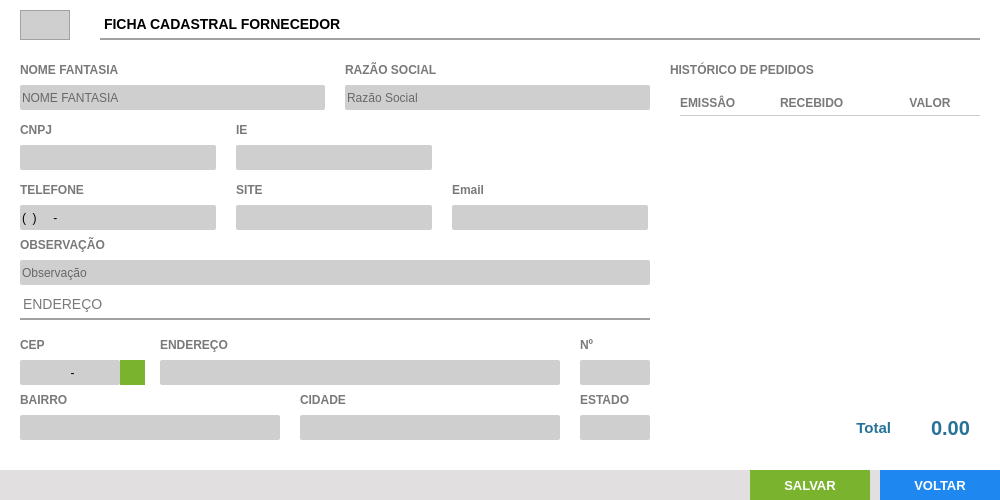
<?xml version="1.0" encoding="UTF-8"?>
<ui version="4.0">
 <class>ct_FormFornecedor</class>
 <widget class="QFrame" name="ct_FormFornecedor">
  <property name="geometry">
   <rect>
    <x>0</x>
    <y>0</y>
    <width>1000</width>
    <height>500</height>
   </rect>
  </property>
  <property name="windowTitle">
   <string>Frame</string>
  </property>
  <property name="frameShape">
   <enum>QFrame::StyledPanel</enum>
  </property>
  <property name="frameShadow">
   <enum>QFrame::Raised</enum>
  </property>
  <widget class="QFrame" name="fr_FormFornecedor">
   <property name="geometry">
    <rect>
     <x>0</x>
     <y>0</y>
     <width>1000</width>
     <height>500</height>
    </rect>
   </property>
   <property name="styleSheet">
    <string notr="true">background: #FFF;
border: none</string>
   </property>
   <widget class="QLabel" name="lb_FormFornecedor">
    <property name="geometry">
     <rect>
      <x>100</x>
      <y>10</y>
      <width>880</width>
      <height>30</height>
     </rect>
    </property>
    <property name="styleSheet">
     <string notr="true">QLabel{
font-size: 14px;
font-family: &quot;Arial&quot;;
font-weight: bold;

border-bottom: 2px solid #A2A2A2
}</string>
    </property>
    <property name="text">
     <string>FICHA CADASTRAL FORNECEDOR</string>
    </property>
   </widget>
   <widget class="QLineEdit" name="tx_Id">
    <property name="enabled">
     <bool>false</bool>
    </property>
    <property name="geometry">
     <rect>
      <x>20</x>
      <y>10</y>
      <width>50</width>
      <height>30</height>
     </rect>
    </property>
    <property name="styleSheet">
     <string notr="true">QLineEdit{
background: #CFCFCF;
border: 1px solid #A2A2A2;
color: #000;
font-size: 14px;
font-family: &quot;Arial&quot;;
font-weight: bold;

}</string>
    </property>
    <property name="text">
     <string/>
    </property>
    <property name="alignment">
     <set>Qt::AlignCenter</set>
    </property>
   </widget>
   <widget class="QLabel" name="lb_FormFornecedor_2">
    <property name="geometry">
     <rect>
      <x>20</x>
      <y>60</y>
      <width>150</width>
      <height>20</height>
     </rect>
    </property>
    <property name="styleSheet">
     <string notr="true">QLabel{
font-size: 12px;
font-family: &quot;Arial Unicode MS&quot;;
font-weight: bold;
color: #797979
}</string>
    </property>
    <property name="text">
     <string>NOME FANTASIA</string>
    </property>
   </widget>
   <widget class="QLineEdit" name="tx_NomeFantasia">
    <property name="geometry">
     <rect>
      <x>20</x>
      <y>85</y>
      <width>305</width>
      <height>25</height>
     </rect>
    </property>
    <property name="focusPolicy">
     <enum>Qt::WheelFocus</enum>
    </property>
    <property name="styleSheet">
     <string notr="true">QLineEdit{
background: #CFCFCF;
border-radius: 2px;
color: #000;
font: 13px &quot;Arial&quot; ;
text-transform: uppercase;
}
QLineEdit:Focus {
border: 1px solid red;
}</string>
    </property>
    <property name="placeholderText">
     <string>NOME FANTASIA</string>
    </property>
   </widget>
   <widget class="QLabel" name="lb_FormFornecedor_3">
    <property name="geometry">
     <rect>
      <x>20</x>
      <y>120</y>
      <width>190</width>
      <height>20</height>
     </rect>
    </property>
    <property name="styleSheet">
     <string notr="true">QLabel{
font-size: 12px;
font-family: &quot;Arial Unicode MS&quot;;
font-weight: bold;
color: #797979
}</string>
    </property>
    <property name="text">
     <string>CNPJ</string>
    </property>
   </widget>
   <widget class="QLabel" name="lb_FormFornecedor_4">
    <property name="geometry">
     <rect>
      <x>236</x>
      <y>120</y>
      <width>190</width>
      <height>20</height>
     </rect>
    </property>
    <property name="styleSheet">
     <string notr="true">QLabel{
font-size: 12px;
font-family: &quot;Arial Unicode MS&quot;;
font-weight: bold;
color: #797979
}</string>
    </property>
    <property name="text">
     <string>IE</string>
    </property>
   </widget>
   <widget class="QLabel" name="lb_FormFornecedor_5">
    <property name="geometry">
     <rect>
      <x>20</x>
      <y>180</y>
      <width>196</width>
      <height>20</height>
     </rect>
    </property>
    <property name="styleSheet">
     <string notr="true">QLabel{
font-size: 12px;
font-family: &quot;Arial Unicode MS&quot;;
font-weight: bold;
color: #797979
}</string>
    </property>
    <property name="text">
     <string>TELEFONE </string>
    </property>
   </widget>
   <widget class="QLineEdit" name="tx_Telefone">
    <property name="geometry">
     <rect>
      <x>20</x>
      <y>205</y>
      <width>196</width>
      <height>25</height>
     </rect>
    </property>
    <property name="focusPolicy">
     <enum>Qt::WheelFocus</enum>
    </property>
    <property name="styleSheet">
     <string notr="true">QLineEdit{
background: #CFCFCF;
border-radius: 2px;
color: #000;
font: 13px &quot;Arial&quot; 
}
QLineEdit:Focus {
border: 1px solid red;
}</string>
    </property>
    <property name="inputMask">
     <string>(00) 0000-0000</string>
    </property>
    <property name="text">
     <string>() -</string>
    </property>
    <property name="placeholderText">
     <string/>
    </property>
   </widget>
   <widget class="QLineEdit" name="tx_InscEstadual">
    <property name="geometry">
     <rect>
      <x>236</x>
      <y>145</y>
      <width>196</width>
      <height>25</height>
     </rect>
    </property>
    <property name="focusPolicy">
     <enum>Qt::WheelFocus</enum>
    </property>
    <property name="styleSheet">
     <string notr="true">QLineEdit{
background: #CFCFCF;
border-radius: 2px;
color: #000;
font: 13px &quot;Arial&quot; 
}
QLineEdit:Focus {
border: 1px solid red;
}</string>
    </property>
    <property name="placeholderText">
     <string/>
    </property>
   </widget>
   <widget class="QLineEdit" name="tx_Obs">
    <property name="geometry">
     <rect>
      <x>20</x>
      <y>260</y>
      <width>630</width>
      <height>25</height>
     </rect>
    </property>
    <property name="focusPolicy">
     <enum>Qt::WheelFocus</enum>
    </property>
    <property name="styleSheet">
     <string notr="true">QLineEdit{
background: #CFCFCF;
border-radius: 2px;
color: #000;
font: 13px &quot;Arial&quot; ;
text-transform: uppercase
}
QLineEdit:Focus {
border: 1px solid red;
}</string>
    </property>
    <property name="placeholderText">
     <string>Observação</string>
    </property>
   </widget>
   <widget class="QLabel" name="lb_FormFornecedor_7">
    <property name="geometry">
     <rect>
      <x>20</x>
      <y>235</y>
      <width>150</width>
      <height>20</height>
     </rect>
    </property>
    <property name="styleSheet">
     <string notr="true">QLabel{
font-size: 12px;
font-family: &quot;Arial Unicode MS&quot;;
font-weight: bold;
color: #797979
}</string>
    </property>
    <property name="text">
     <string>OBSERVAÇÃO</string>
    </property>
   </widget>
   <widget class="QLabel" name="lb_FormFornecedor_8">
    <property name="geometry">
     <rect>
      <x>20</x>
      <y>290</y>
      <width>630</width>
      <height>30</height>
     </rect>
    </property>
    <property name="styleSheet">
     <string notr="true">QLabel{
font-size: 14px;
font-family: &quot;Arial&quot;;
font-weight: normal;

border-bottom: 2px solid #A2A2A2;
color: #797979
}</string>
    </property>
    <property name="text">
     <string>ENDEREÇO</string>
    </property>
   </widget>
   <widget class="QTableWidget" name="tb_Historico">
    <property name="geometry">
     <rect>
      <x>680</x>
      <y>90</y>
      <width>310</width>
      <height>320</height>
     </rect>
    </property>
    <property name="styleSheet">
     <string notr="true">QTableView{
color: #797979;
font-family: &quot;Arial&quot;;
font-weight: bold;
font-size: 12px;
background: #FFF;
}
QHeaderView:section{
background: #FFF;
font-size: 12px;
font-family: &quot;Arial&quot;;
font-weight: bold;
color: #797979;
border: none;
border-bottom: 1px solid #CCC;
height: 25px;
}
</string>
    </property>
    <property name="verticalScrollBarPolicy">
     <enum>Qt::ScrollBarAlwaysOff</enum>
    </property>
    <property name="horizontalScrollBarPolicy">
     <enum>Qt::ScrollBarAlwaysOff</enum>
    </property>
    <property name="showGrid">
     <bool>false</bool>
    </property>
    <attribute name="verticalHeaderVisible">
     <bool>false</bool>
    </attribute>
    <attribute name="verticalHeaderHighlightSections">
     <bool>false</bool>
    </attribute>
    <column>
     <property name="text">
      <string>EMISSÂO</string>
     </property>
     <property name="textAlignment">
      <set>AlignLeading|AlignVCenter</set>
     </property>
    </column>
    <column>
     <property name="text">
      <string>RECEBIDO</string>
     </property>
     <property name="textAlignment">
      <set>AlignLeading|AlignVCenter</set>
     </property>
    </column>
    <column>
     <property name="text">
      <string>VALOR</string>
     </property>
    </column>
   </widget>
   <widget class="QLabel" name="lb_FormFornecedor_9">
    <property name="geometry">
     <rect>
      <x>670</x>
      <y>60</y>
      <width>310</width>
      <height>20</height>
     </rect>
    </property>
    <property name="styleSheet">
     <string notr="true">QLabel{
font-size: 12px;
font-family: &quot;Arial Unicode MS&quot;;
font-weight: bold;
color: #797979
}</string>
    </property>
    <property name="text">
     <string>HISTÓRICO DE PEDIDOS</string>
    </property>
   </widget>
   <widget class="QLineEdit" name="tx_Cep">
    <property name="geometry">
     <rect>
      <x>20</x>
      <y>360</y>
      <width>100</width>
      <height>25</height>
     </rect>
    </property>
    <property name="focusPolicy">
     <enum>Qt::WheelFocus</enum>
    </property>
    <property name="styleSheet">
     <string notr="true">QLineEdit{
background: #CFCFCF;
border-radius: 2px;
color: #000;
font: 13px &quot;Arial&quot; ;
text-transform: uppercase
}
QLineEdit:Focus {
border: 1px solid red;
}</string>
    </property>
    <property name="inputMask">
     <string>99999-999</string>
    </property>
    <property name="alignment">
     <set>Qt::AlignCenter</set>
    </property>
    <property name="placeholderText">
     <string>123456789</string>
    </property>
   </widget>
   <widget class="QLabel" name="lb_FormFornecedor_10">
    <property name="geometry">
     <rect>
      <x>20</x>
      <y>335</y>
      <width>50</width>
      <height>20</height>
     </rect>
    </property>
    <property name="styleSheet">
     <string notr="true">QLabel{
font-size: 12px;
font-family: &quot;Arial Unicode MS&quot;;
font-weight: bold;
color: #797979
}</string>
    </property>
    <property name="text">
     <string>CEP</string>
    </property>
   </widget>
   <widget class="QFrame" name="fr_BotoesFormFornecedor">
    <property name="geometry">
     <rect>
      <x>0</x>
      <y>470</y>
      <width>1000</width>
      <height>30</height>
     </rect>
    </property>
    <property name="styleSheet">
     <string notr="true">background:#E1DFE0;
border: none;</string>
    </property>
    <widget class="QPushButton" name="bt_Voltar">
     <property name="geometry">
      <rect>
       <x>880</x>
       <y>0</y>
       <width>120</width>
       <height>30</height>
      </rect>
     </property>
     <property name="font">
      <font>
       <family>Tahoma</family>
       <pointsize>10</pointsize>
       <weight>75</weight>
       <bold>true</bold>
      </font>
     </property>
     <property name="cursor">
      <cursorShape>PointingHandCursor</cursorShape>
     </property>
     <property name="focusPolicy">
      <enum>Qt::NoFocus</enum>
     </property>
     <property name="contextMenuPolicy">
      <enum>Qt::ActionsContextMenu</enum>
     </property>
     <property name="styleSheet">
      <string notr="true">QPushButton {
background-color: #1E87F0;
color: #FFF
 }
QPushButton:hover{
background-color: #40a286
}</string>
     </property>
     <property name="text">
      <string>VOLTAR</string>
     </property>
     <property name="iconSize">
      <size>
       <width>75</width>
       <height>35</height>
      </size>
     </property>
    </widget>
    <widget class="QPushButton" name="bt_Salvar">
     <property name="geometry">
      <rect>
       <x>750</x>
       <y>0</y>
       <width>120</width>
       <height>30</height>
      </rect>
     </property>
     <property name="font">
      <font>
       <family>Tahoma</family>
       <pointsize>10</pointsize>
       <weight>75</weight>
       <bold>true</bold>
      </font>
     </property>
     <property name="cursor">
      <cursorShape>PointingHandCursor</cursorShape>
     </property>
     <property name="focusPolicy">
      <enum>Qt::NoFocus</enum>
     </property>
     <property name="contextMenuPolicy">
      <enum>Qt::ActionsContextMenu</enum>
     </property>
     <property name="styleSheet">
      <string notr="true">QPushButton {
background-color: #7AB32E;
color: #FFF
 }
QPushButton:hover{
background-color: #40a286
}</string>
     </property>
     <property name="text">
      <string>SALVAR</string>
     </property>
     <property name="iconSize">
      <size>
       <width>75</width>
       <height>35</height>
      </size>
     </property>
    </widget>
   </widget>
   <widget class="QLabel" name="lb_FormFornecedor_21">
    <property name="geometry">
     <rect>
      <x>345</x>
      <y>60</y>
      <width>150</width>
      <height>20</height>
     </rect>
    </property>
    <property name="styleSheet">
     <string notr="true">QLabel{
font-size: 12px;
font-family: &quot;Arial Unicode MS&quot;;
font-weight: bold;
color: #797979
}</string>
    </property>
    <property name="text">
     <string>RAZÃO SOCIAL</string>
    </property>
   </widget>
   <widget class="QLineEdit" name="tx_RazaoSocial">
    <property name="geometry">
     <rect>
      <x>345</x>
      <y>85</y>
      <width>305</width>
      <height>25</height>
     </rect>
    </property>
    <property name="focusPolicy">
     <enum>Qt::WheelFocus</enum>
    </property>
    <property name="styleSheet">
     <string notr="true">QLineEdit{
background: #CFCFCF;
border-radius: 2px;
color: #000;
font: 13px &quot;Arial&quot; ;
text-transform: uppercase;
}
QLineEdit:Focus {
border: 1px solid red;
}</string>
    </property>
    <property name="placeholderText">
     <string>Razão Social</string>
    </property>
   </widget>
   <widget class="QLineEdit" name="tx_cnpj">
    <property name="geometry">
     <rect>
      <x>20</x>
      <y>145</y>
      <width>196</width>
      <height>25</height>
     </rect>
    </property>
    <property name="focusPolicy">
     <enum>Qt::WheelFocus</enum>
    </property>
    <property name="styleSheet">
     <string notr="true">QLineEdit{
background: #CFCFCF;
border-radius: 2px;
color: #000;
font: 13px &quot;Arial&quot; 
}
QLineEdit:Focus {
border: 1px solid red;
}</string>
    </property>
    <property name="text">
     <string/>
    </property>
    <property name="placeholderText">
     <string/>
    </property>
   </widget>
   <widget class="QLabel" name="lb_FormFornecedor_23">
    <property name="geometry">
     <rect>
      <x>452</x>
      <y>180</y>
      <width>190</width>
      <height>20</height>
     </rect>
    </property>
    <property name="styleSheet">
     <string notr="true">QLabel{
font-size: 12px;
font-family: &quot;Arial Unicode MS&quot;;
font-weight: bold;
color: #797979
}</string>
    </property>
    <property name="text">
     <string>Email</string>
    </property>
   </widget>
   <widget class="QLabel" name="lb_FormFornecedor_24">
    <property name="geometry">
     <rect>
      <x>236</x>
      <y>180</y>
      <width>190</width>
      <height>20</height>
     </rect>
    </property>
    <property name="styleSheet">
     <string notr="true">QLabel{
font-size: 12px;
font-family: &quot;Arial Unicode MS&quot;;
font-weight: bold;
color: #797979
}</string>
    </property>
    <property name="text">
     <string>SITE</string>
    </property>
   </widget>
   <widget class="QLineEdit" name="tx_Email">
    <property name="geometry">
     <rect>
      <x>452</x>
      <y>205</y>
      <width>196</width>
      <height>25</height>
     </rect>
    </property>
    <property name="focusPolicy">
     <enum>Qt::WheelFocus</enum>
    </property>
    <property name="styleSheet">
     <string notr="true">QLineEdit{
background: #CFCFCF;
border-radius: 2px;
color: #000;
font: 13px &quot;Arial&quot; 
}
QLineEdit:Focus {
border: 1px solid red;
}</string>
    </property>
    <property name="placeholderText">
     <string/>
    </property>
   </widget>
   <widget class="QLineEdit" name="tx_Site">
    <property name="geometry">
     <rect>
      <x>236</x>
      <y>205</y>
      <width>196</width>
      <height>25</height>
     </rect>
    </property>
    <property name="focusPolicy">
     <enum>Qt::WheelFocus</enum>
    </property>
    <property name="styleSheet">
     <string notr="true">QLineEdit{
background: #CFCFCF;
border-radius: 2px;
color: #000;
font: 13px &quot;Arial&quot; 
}
QLineEdit:Focus {
border: 1px solid red;
}</string>
    </property>
    <property name="placeholderText">
     <string/>
    </property>
   </widget>
   <widget class="QLabel" name="lb_FormFornecedor_11">
    <property name="geometry">
     <rect>
      <x>160</x>
      <y>335</y>
      <width>250</width>
      <height>20</height>
     </rect>
    </property>
    <property name="styleSheet">
     <string notr="true">QLabel{
font-size: 12px;
font-family: &quot;Arial Unicode MS&quot;;
font-weight: bold;
color: #797979
}</string>
    </property>
    <property name="text">
     <string>ENDEREÇO</string>
    </property>
   </widget>
   <widget class="QLineEdit" name="tx_Endereco">
    <property name="geometry">
     <rect>
      <x>160</x>
      <y>360</y>
      <width>400</width>
      <height>25</height>
     </rect>
    </property>
    <property name="focusPolicy">
     <enum>Qt::WheelFocus</enum>
    </property>
    <property name="styleSheet">
     <string notr="true">QLineEdit{
background: #CFCFCF;
border-radius: 2px;
color: #000;
font: 13px &quot;Arial&quot; ;
text-transform: uppercase
}
QLineEdit:Focus {
border: 1px solid red;
}</string>
    </property>
    <property name="inputMask">
     <string/>
    </property>
    <property name="alignment">
     <set>Qt::AlignLeading|Qt::AlignLeft|Qt::AlignVCenter</set>
    </property>
    <property name="placeholderText">
     <string/>
    </property>
   </widget>
   <widget class="QLabel" name="lb_FormFornecedor_12">
    <property name="geometry">
     <rect>
      <x>580</x>
      <y>335</y>
      <width>50</width>
      <height>20</height>
     </rect>
    </property>
    <property name="styleSheet">
     <string notr="true">QLabel{
font-size: 12px;
font-family: &quot;Arial Unicode MS&quot;;
font-weight: bold;
color: #797979
}</string>
    </property>
    <property name="text">
     <string>Nº</string>
    </property>
   </widget>
   <widget class="QLineEdit" name="tx_Numero">
    <property name="geometry">
     <rect>
      <x>580</x>
      <y>360</y>
      <width>70</width>
      <height>25</height>
     </rect>
    </property>
    <property name="focusPolicy">
     <enum>Qt::WheelFocus</enum>
    </property>
    <property name="styleSheet">
     <string notr="true">QLineEdit{
background: #CFCFCF;
border-radius: 2px;
color: #000;
font: 13px &quot;Arial&quot; ;
text-transform: uppercase
}
QLineEdit:Focus {
border: 1px solid red;
}</string>
    </property>
    <property name="inputMask">
     <string/>
    </property>
    <property name="alignment">
     <set>Qt::AlignLeading|Qt::AlignLeft|Qt::AlignVCenter</set>
    </property>
    <property name="placeholderText">
     <string/>
    </property>
   </widget>
   <widget class="QLineEdit" name="tx_Bairro">
    <property name="geometry">
     <rect>
      <x>20</x>
      <y>415</y>
      <width>260</width>
      <height>25</height>
     </rect>
    </property>
    <property name="focusPolicy">
     <enum>Qt::WheelFocus</enum>
    </property>
    <property name="styleSheet">
     <string notr="true">QLineEdit{
background: #CFCFCF;
border-radius: 2px;
color: #000;
font: 13px &quot;Arial&quot; ;
text-transform: uppercase
}
QLineEdit:Focus {
border: 1px solid red;
}</string>
    </property>
    <property name="inputMask">
     <string/>
    </property>
    <property name="alignment">
     <set>Qt::AlignLeading|Qt::AlignLeft|Qt::AlignVCenter</set>
    </property>
    <property name="placeholderText">
     <string/>
    </property>
   </widget>
   <widget class="QLabel" name="lb_FormFornecedor_13">
    <property name="geometry">
     <rect>
      <x>20</x>
      <y>390</y>
      <width>120</width>
      <height>20</height>
     </rect>
    </property>
    <property name="styleSheet">
     <string notr="true">QLabel{
font-size: 12px;
font-family: &quot;Arial Unicode MS&quot;;
font-weight: bold;
color: #797979
}</string>
    </property>
    <property name="text">
     <string>BAIRRO</string>
    </property>
   </widget>
   <widget class="QLineEdit" name="tx_Cidade">
    <property name="geometry">
     <rect>
      <x>300</x>
      <y>415</y>
      <width>260</width>
      <height>25</height>
     </rect>
    </property>
    <property name="focusPolicy">
     <enum>Qt::WheelFocus</enum>
    </property>
    <property name="styleSheet">
     <string notr="true">QLineEdit{
background: #CFCFCF;
border-radius: 2px;
color: #000;
font: 13px &quot;Arial&quot; ;
text-transform: uppercase
}
QLineEdit:Focus {
border: 1px solid red;
}</string>
    </property>
    <property name="inputMask">
     <string/>
    </property>
    <property name="alignment">
     <set>Qt::AlignLeading|Qt::AlignLeft|Qt::AlignVCenter</set>
    </property>
    <property name="placeholderText">
     <string/>
    </property>
   </widget>
   <widget class="QLabel" name="lb_FormFornecedor_14">
    <property name="geometry">
     <rect>
      <x>300</x>
      <y>390</y>
      <width>120</width>
      <height>20</height>
     </rect>
    </property>
    <property name="styleSheet">
     <string notr="true">QLabel{
font-size: 12px;
font-family: &quot;Arial Unicode MS&quot;;
font-weight: bold;
color: #797979
}</string>
    </property>
    <property name="text">
     <string>CIDADE</string>
    </property>
   </widget>
   <widget class="QLabel" name="lb_FormFornecedor_15">
    <property name="geometry">
     <rect>
      <x>580</x>
      <y>390</y>
      <width>70</width>
      <height>20</height>
     </rect>
    </property>
    <property name="styleSheet">
     <string notr="true">QLabel{
font-size: 12px;
font-family: &quot;Arial Unicode MS&quot;;
font-weight: bold;
color: #797979
}</string>
    </property>
    <property name="text">
     <string>ESTADO</string>
    </property>
   </widget>
   <widget class="QLineEdit" name="tx_Estado">
    <property name="geometry">
     <rect>
      <x>580</x>
      <y>415</y>
      <width>70</width>
      <height>25</height>
     </rect>
    </property>
    <property name="focusPolicy">
     <enum>Qt::WheelFocus</enum>
    </property>
    <property name="styleSheet">
     <string notr="true">QLineEdit{
background: #CFCFCF;
border-radius: 2px;
color: #000;
font: 13px &quot;Arial&quot; ;
text-transform: uppercase
}
QLineEdit:Focus {
border: 1px solid red;
}</string>
    </property>
    <property name="inputMask">
     <string/>
    </property>
    <property name="alignment">
     <set>Qt::AlignLeading|Qt::AlignLeft|Qt::AlignVCenter</set>
    </property>
    <property name="placeholderText">
     <string/>
    </property>
   </widget>
   <widget class="QPushButton" name="bt_BuscaCep">
    <property name="geometry">
     <rect>
      <x>120</x>
      <y>360</y>
      <width>25</width>
      <height>25</height>
     </rect>
    </property>
    <property name="font">
     <font>
      <family>Arial</family>
      <pointsize>16</pointsize>
      <weight>75</weight>
      <bold>true</bold>
     </font>
    </property>
    <property name="styleSheet">
     <string notr="true">QPushButton{
background: #7AB32E;
color: #FFF
}
QPushButton:hover{
background-color: #40a286
}</string>
    </property>
    <property name="text">
     <string/>
    </property>
   </widget>
   <widget class="QLabel" name="lb_FormVenda_11">
    <property name="geometry">
     <rect>
      <x>680</x>
      <y>415</y>
      <width>211</width>
      <height>25</height>
     </rect>
    </property>
    <property name="styleSheet">
     <string notr="true">QLabel{
font-size: 15px;
font-family: &quot;Arial&quot;;
font-weight: bold;
color: #277298;
border: none
}</string>
    </property>
    <property name="text">
     <string>Total</string>
    </property>
    <property name="alignment">
     <set>Qt::AlignRight|Qt::AlignTrailing|Qt::AlignVCenter</set>
    </property>
   </widget>
   <widget class="QLabel" name="lb_TotalHistorico">
    <property name="geometry">
     <rect>
      <x>910</x>
      <y>415</y>
      <width>81</width>
      <height>25</height>
     </rect>
    </property>
    <property name="layoutDirection">
     <enum>Qt::LeftToRight</enum>
    </property>
    <property name="styleSheet">
     <string notr="true">QLabel{
font-size: 20px;
font-family: &quot;Arial&quot;;
font-weight: bold;
color: #277298;
border: none
}</string>
    </property>
    <property name="text">
     <string>0.00</string>
    </property>
    <property name="alignment">
     <set>Qt::AlignCenter</set>
    </property>
   </widget>
  </widget>
 </widget>
 <resources/>
 <connections/>
</ui>
